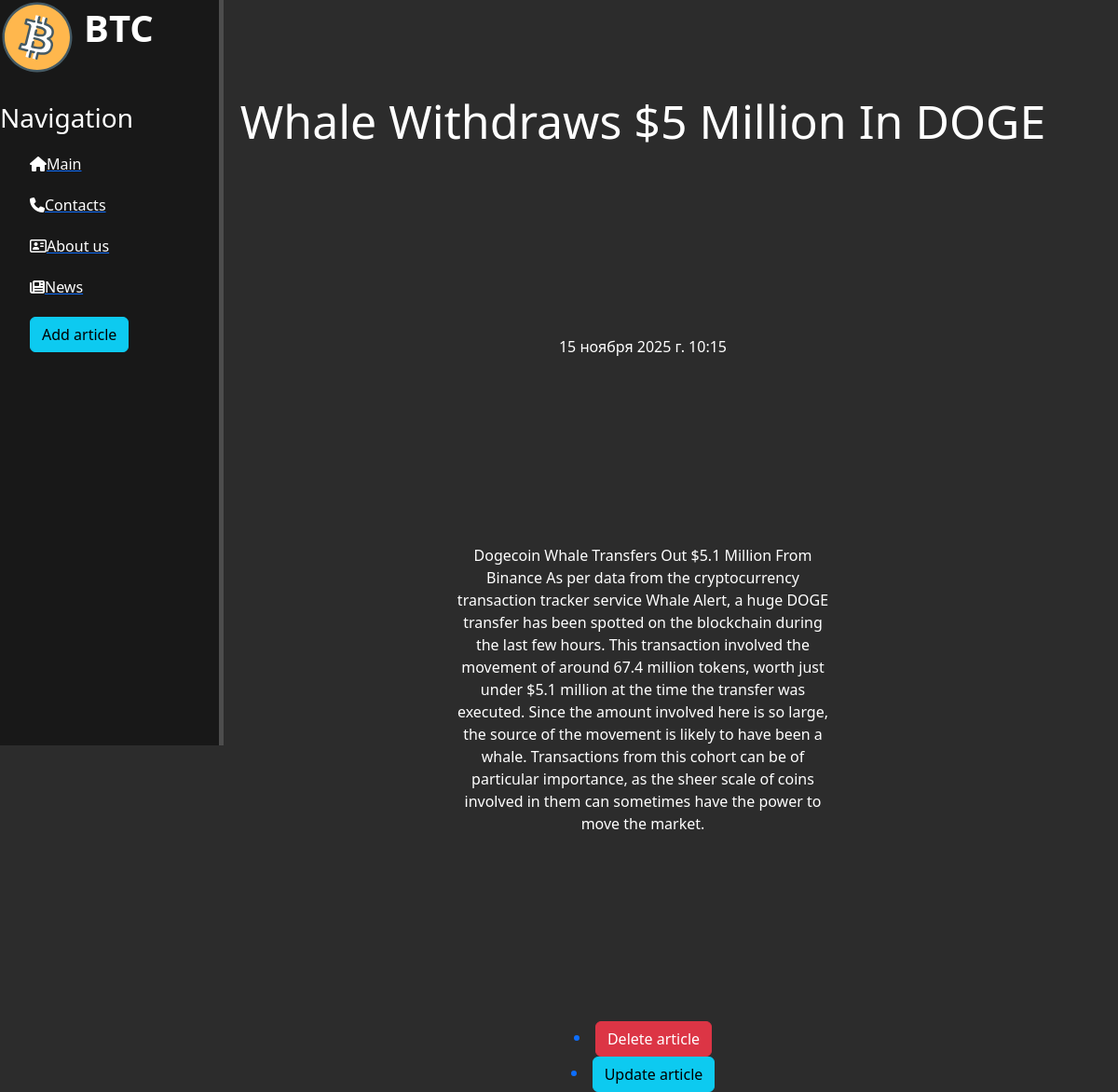
/news/6, run on the app's committed database.
### news/models.py (models this page shows, shortened)
class Articles(models.Model):
    title = models.CharField('Name', max_length=50)
    anons = models.CharField('Anons', max_length=250)
    full_text = models.TextField("Article")
    date = models.DateTimeField('Pub date')
    class Meta:
            verbose_name = "Article"
            verbose_name_plural = "Articles"

### news/views.py (the view)
# urls.py: path('<int:pk>', views.NewsDetailView.as_view(), name='news-detail'),
class NewsDetailView(DetailView):
    model = Articles
    template_name = 'news/details_view.html'
    context_object_name = 'article'

### news/templates/news/details_view.html (shortened to what this page needs)
{% extends 'main/layout.html' %}
{% block content %}
    <div class="features">
        <h1>{{ article.title }}</h1>
        <p>{{ article.date }}</p>
        <p>{{ article.full_text }}</p>
        <a href="{% url 'news-delete' article.id %}"><li><button class="btn btn-danger">Delete article</button></li></a>
        <a href="{% url 'news-update' article.id %}"><li><button class="btn btn-info">Update article</button></li></a>
    </div>
{% endblock %}

### main/static/main/css/main.css (style rules this page uses)
body { background: #2c2c2c }
main .features { float:left; color: #fff; margin-top: 100px; text-align: center; width: 75%; }
main .features h1 { font-size: 50px; }
main .features p { max-width: 400px; margin: 200px auto; }

### data on the page
Articles: title "Whale Withdraws $5 Million In DOGE", date "15 ноября 2025 г. 10:15", full_text "Dogecoin Whale Transfers Out $5.1 Million From Binance As per data from the cryptocurrency transaction tracker service Whale Alert, a huge DOGE transfer has been spotted on the blockchain during the last few hours. This transaction involved the movement of around 67.4 million tokens, worth just under $5.1 million at the time the transfer was executed. Since the amount involved here is so large, the source of the movement is likely to have been a whale. Transactions from this cohort can be of particular importance, as the sheer scale of coins involved in them can sometimes have the power to move the market."
